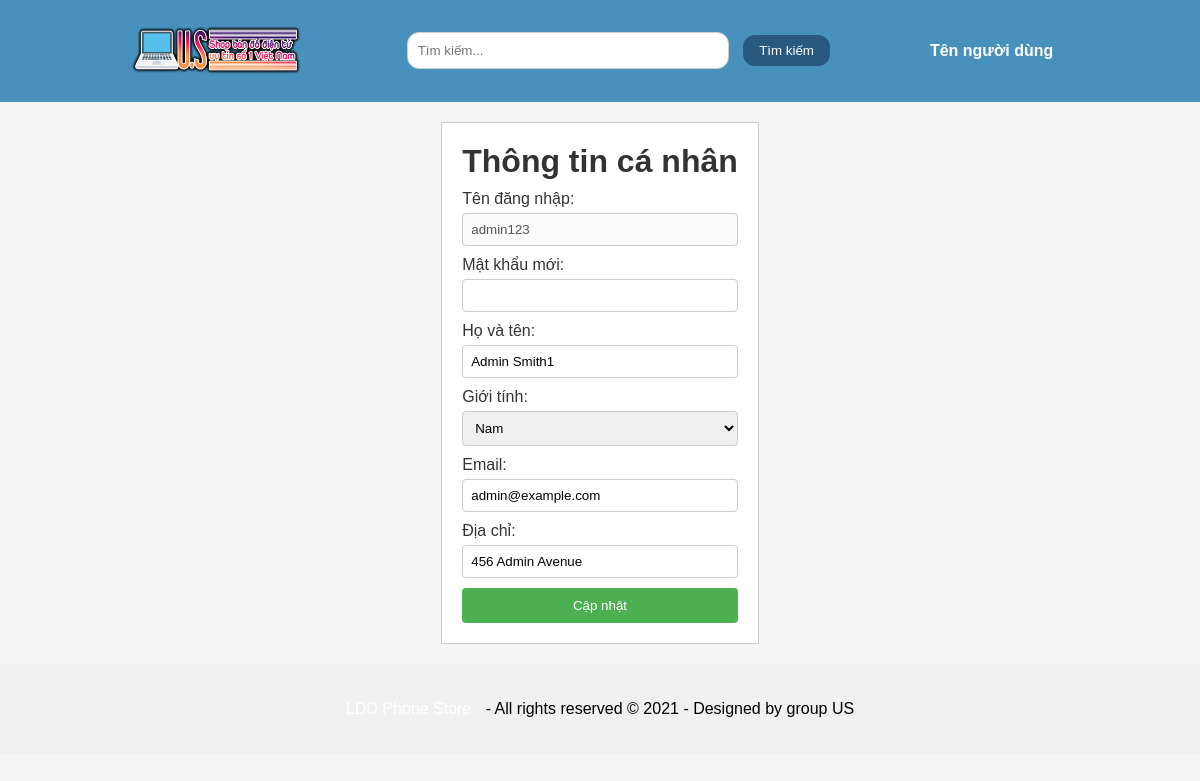
Screenshot of /layout/profile.php (signed in) with the database file from the repository.
### tables this page shows
CREATE TABLE `users` (
  `user_id` int(11) NOT NULL,
  `username` varchar(50) NOT NULL,
  `password` varchar(255) NOT NULL,
  `full_name` varchar(100) DEFAULT NULL,
  `sex` enum('Male','Female') DEFAULT NULL,
  `email` varchar(100) NOT NULL,
  `address` varchar(200) DEFAULT NULL,
  `type` enum('user','admin') NOT NULL
);

### layout/checklogin.php (called while the page is built, shortened)
<?php
include_once 'connect.php';
$user_id = $_SESSION['user_id'];
$sql = "SELECT * FROM users WHERE user_id = $user_id";
$result = $conn->query($sql);
if ($result->num_rows === 1) {
    $user_data = $result->fetch_assoc();
} else {
    echo "Error: User data not found.";
    exit();
}
?>

### layout/profile.php (the view, shortened to what this page needs)
<!DOCTYPE html>
<html lang="en">
<head>
    <link rel="stylesheet" href="/css/profile.css">
</head>
<body>
    <header><?php
    include_once 'header.php';
?></header>
    <?php include 'checklogin.php' ?>
    <form action="/action/process_profile_update.php" method="post" class="profile-user">
    <h1>Thông tin cá nhân</h1>
    <label for="username">Tên đăng nhập:</label>
    <input type="text" id="username" name="username" value="<?php echo $user_data['username']; ?>" disabled>
    <br>
    <label for="password">Mật khẩu mới:</label>
    <input type="password" id="password" name="password">
    <br>
    <label for="full_name">Họ và tên:</label>
    <input type="text" id="full_name" name="full_name" value="<?php echo $user_data['full_name']; ?>">
    <br>
    <label for="sex">Giới tính:</label>
    <select id="sex" name="sex">
        <option value="Male" <?php echo ($user_data['sex'] === 'Male') ? 'selected' : ''; ?>>Nam</option>
    </select>
    <br>
    <label for="email">Email:</label>
    <input type="email" id="email" name="email" value="<?php echo $user_data['email']; ?>">
    <br>
    <label for="address">Địa chỉ:</label>
    <input type="text" id="address" name="address" value="<?php echo $user_data['address']; ?>">
    <br>
    <input type="submit" value="Cập nhật">
</form>
<footer><?php include_once 'footer.php';  ?></footer>
</body>
</html>

### css/profile.css (style rules this page uses)
body { font-family: Arial, sans-serif; margin: 0; padding: 0; background-color: #f5f5f5; }
.profile-user { max-width: 400px; margin: 20px auto; padding: 20px; border: 1px solid #ccc; background-color: #fff; }
.profile-user h1 { margin: 0; text-align: center; color: #333; }
.profile-user label { display: block; margin-top: 10px; color: #333; }
.profile-user input[type="text"], .profile-user input[type="password"], .profile-user select, .profile-user input[type="email"] { width: 100%; padding: 8px; margin-top: 5px; border: 1px solid #ccc; border-radius: 4px; box-sizing: border-box; }
.profile-user input[type="submit"] { width: 100%; padding: 10px; margin-top: 10px; background-color: #4CAF50; color: #fff; border: none; border-radius: 4px; cursor: pointer; }

### css/header.css (style rules this page uses)
body { font-family: Arial, sans-serif; margin: auto; padding: 0; }
header { position: -webkit-sticky; position: sticky; top: 0; background-color: #4891bc; padding: 10px; display: flex; align-items: center; justify-content: center; z-index: 9999; }

### css/footer.css (style rules this page uses)
html, body { margin: 0; padding: 0; height: 100%; }
body { display: flex; flex-direction: column; }
footer { background-color: #f0f0f0; padding: 10px; flex-shrink: 0; text-align: center; }

### rows the page displays
users: username "admin123", full_name "Admin Smith1", sex "Nam", email "admin@example.com", address "456 Admin Avenue"
